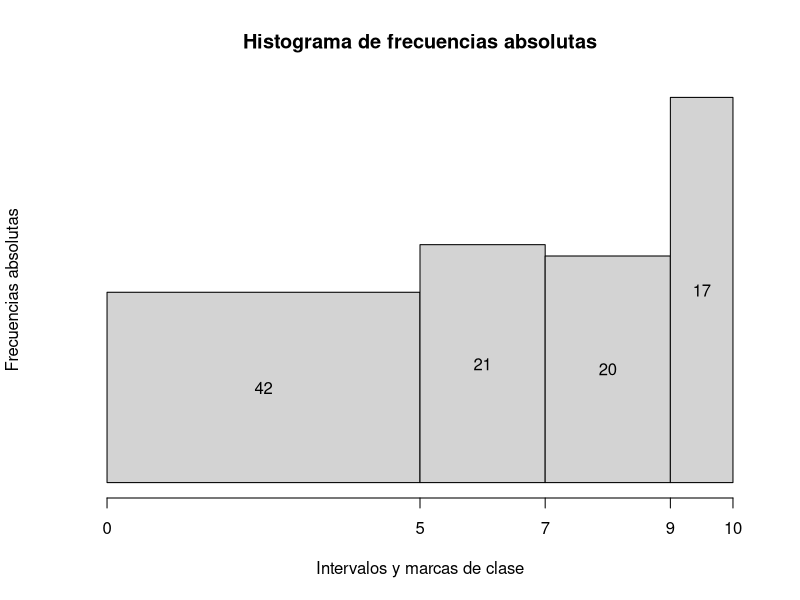
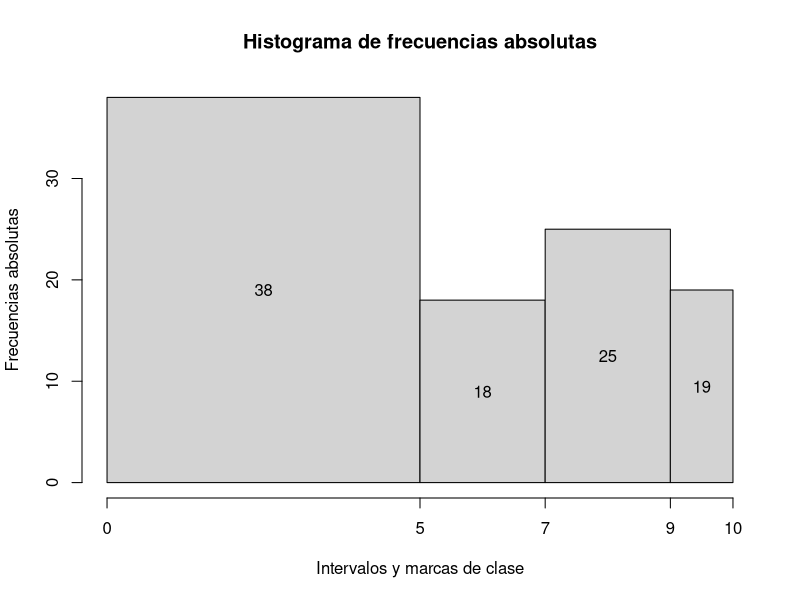
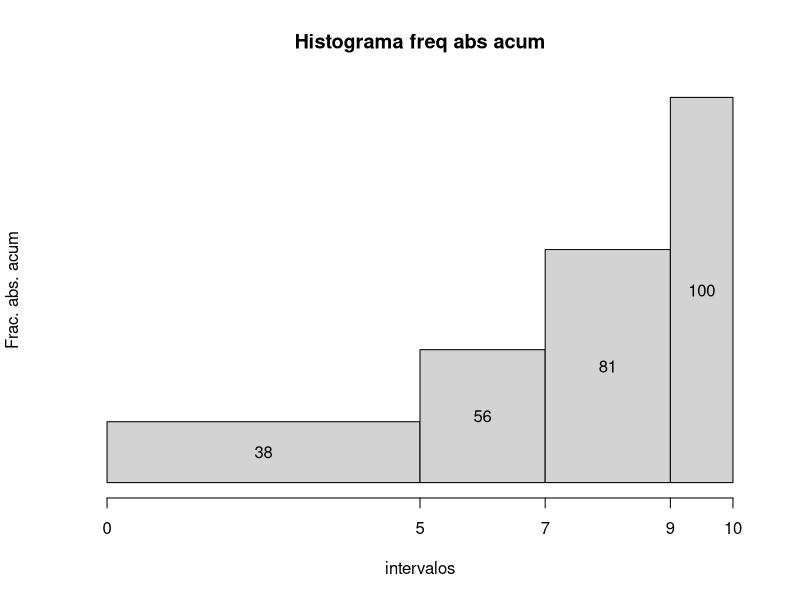

Here is the R script that generated these plots, in order:
## ---- chunk 1
histAbs = function(x,L){
  h = hist(x, breaks = L, right = F, freq = F, include.lowest = T,
           xaxt = "n" , yaxt ="n" , col = "lightgray",
           main = "Histograma de frecuencias absolutas",
           xlab = "Intervalos y marcas de clase" ,
           ylab = "Frecuencias absolutas"
           )
  axis(1, at = L)
  text(h$mids, h$density /2, labels = h$counts, col = "black" ) 
  #xaxt y yaxt = "n" sirve para que quitar ejes x y y por ahora
  #axis, el 1 señala eje x y 2 eje y, con at se ponen los cortes de los intervalos
  #text() , primero se pone la ubacion eje x, luego eje y, luego las etiquetas que aparecen y por ultimo el color de las mismas
}

## ---- chunk 2
notas = sample(1:10, 100, replace = T)
histAbs(notas, L = c(0 ,5, 7, 9, 10))

## ---- chunk 3
histAbs2 = function(x,L){
  h = hist(x, breaks = L, right = F, freq = T, include.lowest = T,
           xaxt = "n" , col = "lightgray",
           main = "Histograma de frecuencias absolutas",
           xlab = "Intervalos y marcas de clase" ,
           ylab = "Frecuencias absolutas"
           )
  axis(1, at = L)
  text(h$mids, h$counts /2, labels = h$counts, col = "black" ) 
  #xaxt y yaxt = "n" sirve para que quitar ejes x y y por ahora
  #axis, el 1 señala eje x y 2 eje y, con at se ponen los cortes de los intervalos
  #text() , primero se pone la ubacion eje x, luego eje y, luego las etiquetas que aparecen y por ultimo el color de las mismas
}

notas = sample(1:10, 100, replace = T)
histAbs2(notas, L = c(0 ,5, 7, 9, 10))


## ---- chunk 4
#nos ayudamos con plot = F y luego con plot mismo para graficar
histAbsAcum = function(x,L){
  h = hist(x, breaks = L, right = FALSE, plot = FALSE)
  
  #aqui esta la clave
  h$density = cumsum(h$density)
  
  #aqui se pone freq = F , para no tener problema con las areas
  
  plot(h, freq =F, xaxt = "n" , yaxt = "n" , col = "lightgray",
       main = "Histograma freq abs acum" , 
       xlab = "intervalos" , ylab = "Frac. abs. acum"
  )
  
  axis(1, at =L)
  text(h$mids, h$density/2, labels = cumsum(h$counts), col = "black")
  
  
}



## ---- chunk 5
histAbsAcum(notas, L= c(0,5,7,9,10))
